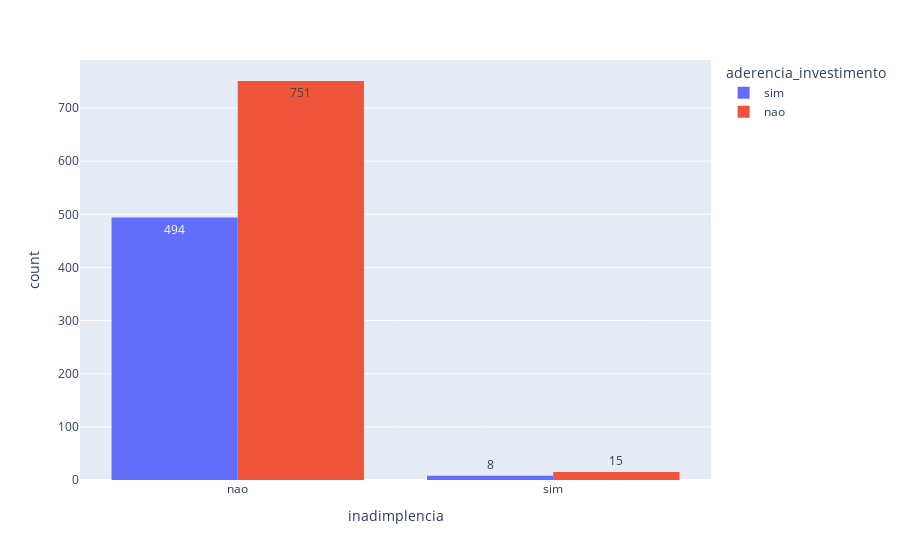

The notebook cell saved with this chart:
### Code cell
px.histogram(
    dados,
    x="inadimplencia",
    text_auto=True,
    color="aderencia_investimento",
    barmode="group",
)

### Figure 1 — Plotly figure (JSON) as saved in the notebook; plotly's stock layout.template omitted (floating-point values rounded to 4 significant figures; data arrays with more than 128 entries replaced by an {"elided": "..."} marker saying what was removed)
{"data": [{"alignmentgroup": "True", "bingroup": "x", "hovertemplate": "aderencia_investimento=sim<br>inadimplencia=%{x}<br>count=%{y}<extra></extra>", "legendgroup": "sim", "marker": {"color": "#636efa", "pattern": {"shape": ""}}, "name": "sim", "offsetgroup": "sim", "orientation": "v", "showlegend": true, "texttemplate": "%{value}", "type": "histogram", "x": {"elided": "502 str values"}, "xaxis": "x", "yaxis": "y"}, {"alignmentgroup": "True", "bingroup": "x", "hovertemplate": "aderencia_investimento=nao<br>inadimplencia=%{x}<br>count=%{y}<extra></extra>", "legendgroup": "nao", "marker": {"color": "#EF553B", "pattern": {"shape": ""}}, "name": "nao", "offsetgroup": "nao", "orientation": "v", "showlegend": true, "texttemplate": "%{value}", "type": "histogram", "x": {"elided": "766 str values"}, "xaxis": "x", "yaxis": "y"}], "layout": {"barmode": "group", "legend": {"title": {"text": "aderencia_investimento"}, "tracegroupgap": 0}, "margin": {"t": 60}, "xaxis": {"anchor": "y", "domain": [0, 1], "title": {"text": "inadimplencia"}}, "yaxis": {"anchor": "x", "domain": [0, 1], "title": {"text": "count"}}}}
